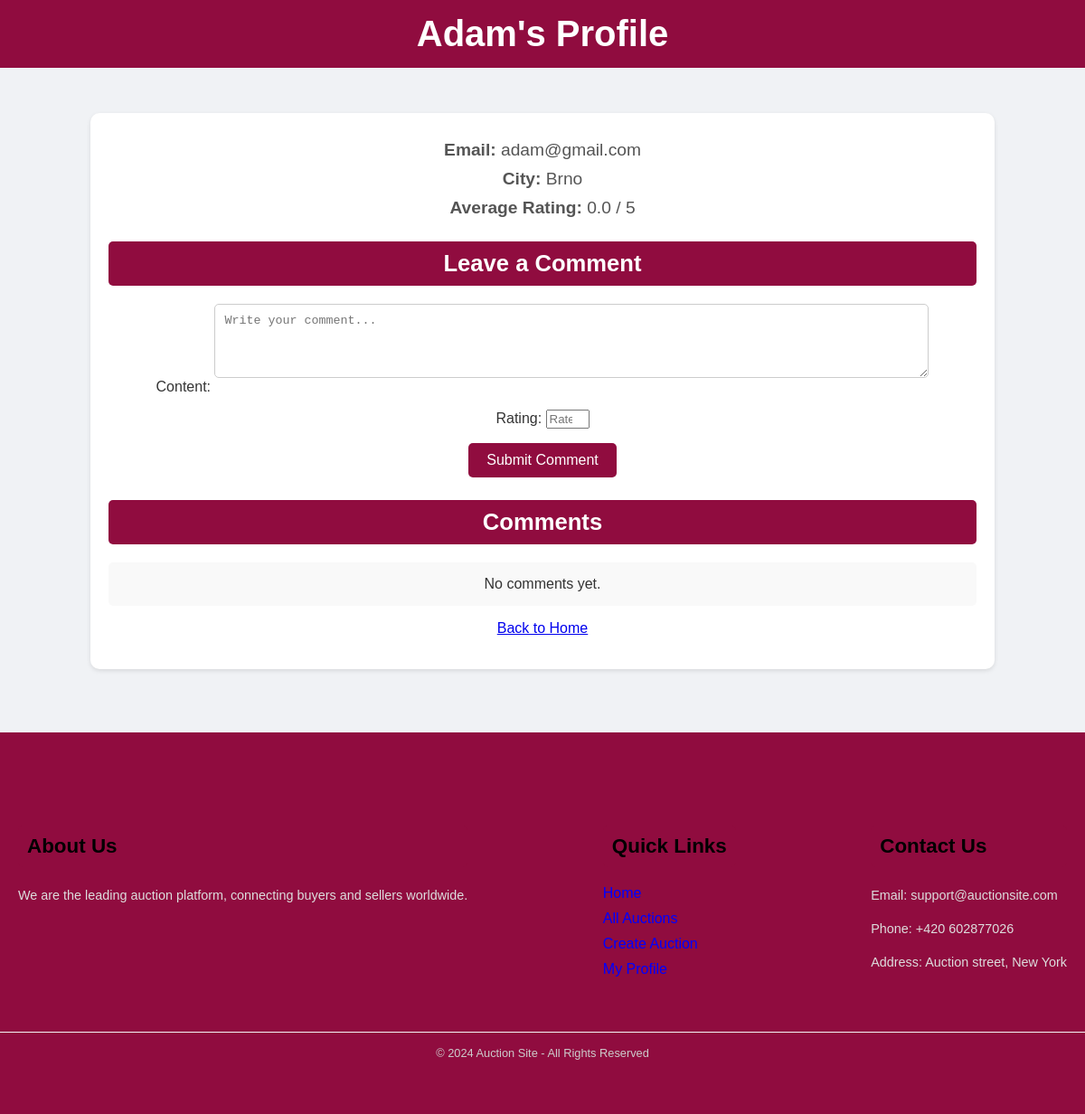
The page /user/4/ (signed in) on the database as committed earlier.
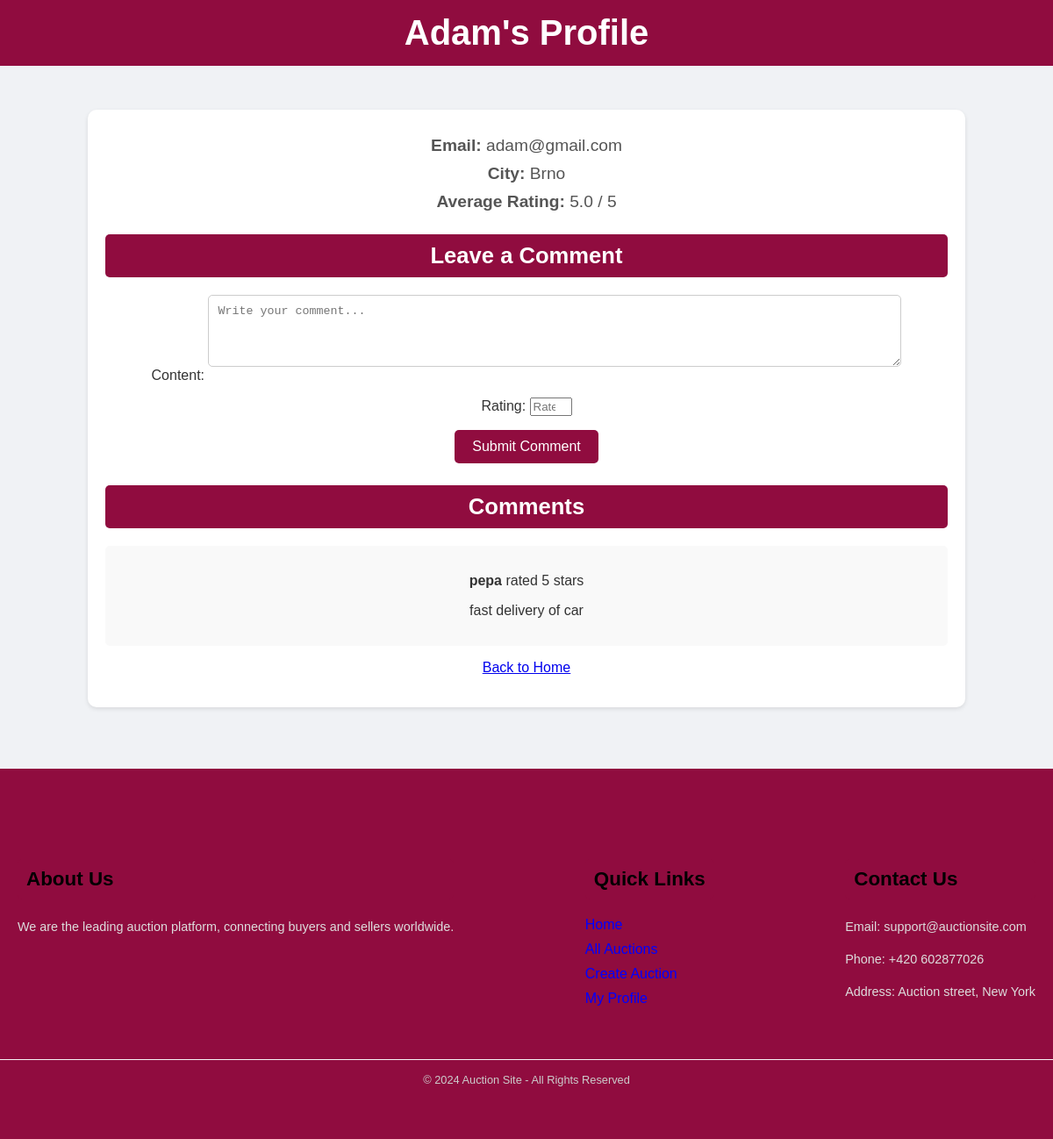
The same page on the database as committed later.
### auctions/models.py (models this page shows, shortened)
class Comment(models.Model):
    user = models.ForeignKey(
        CustomUser, related_name='comments_received', on_delete=models.CASCADE
    )
    commenter = models.ForeignKey(
        CustomUser, related_name='comments_made', on_delete=models.SET_NULL, null=True
    )
    auction = models.ForeignKey(
        Auction, related_name='comments', on_delete=models.CASCADE, null=True, blank=True
    )
    content = models.TextField()
    rating = models.IntegerField(
        validators=[MinValueValidator(0), MaxValueValidator(5)]
    )
    created_at = models.DateTimeField(auto_now_add=True)

class CustomUser(AbstractBaseUser, PermissionsMixin):
    profile_image = models.ImageField(upload_to='profile_images/', null=True, blank=True)
    email = models.EmailField(unique=True)
    username = models.CharField(max_length=255)
    city = models.CharField(max_length=100, null=True, blank=True)
    address = models.CharField(max_length=255, null=True, blank=True)
    watchlist = models.ManyToManyField('Auction', related_name='watched_by', blank=True)
    date_joined = models.DateTimeField(auto_now_add=True)
    account_status = models.CharField(
        max_length=10, choices=[('ACTIVE', 'Active'), ('INACTIVE', 'Inactive'), ('BLOCKED', 'Blocked')]
    )
    account_type = models.CharField(
        max_length=10, choices=[('NORMAL', 'Normal'), ('PREMIUM', 'Premium')]
    )
    is_active = models.BooleanField(default=True)
    is_staff = models.BooleanField(default=False)
    USERNAME_FIELD = 'email'
    REQUIRED_FIELDS = ['username']
    objects = CustomUserManager()
    groups = models.ManyToManyField(
        'auth.Group',
        related_name='customer_set',
        blank=True,
        help_text='The groups this user belongs to.',
        verbose_name='groups',
    )
    user_permissions = models.ManyToManyField(
        'auth.Permission',
        related_name='customer_set',
        blank=True,
        help_text='Specific permissions for this user.',
        verbose_name='user permissions',
    )

### auctions/views.py (the view)
# urls.py: path('user/<int:user_id>/', views.user_profile, name='user_profile'),
@login_required
def user_profile(request, user_id):
    user_profile = get_object_or_404(CustomUser, pk=user_id)
    comments = user_profile.comments_received.filter(auction__isnull=True).order_by('-created_at')
    if request.method == 'POST':
        form = CommentForm(request.POST)
        if form.is_valid():
            comment = form.save(commit=False)
            comment.user = user_profile
            comment.commenter = request.user
            comment.auction = None
            comment.save()
            messages.success(request, 'Comment and rating added successfully!')
            return redirect('user_profile', user_id=user_profile.id)
    else:
        form = CommentForm()
    avg_rating = comments.aggregate(models.Avg('rating'))['rating__avg'] or 0
    return render(request, 'auctions/user_profile.html', {
        'user_profile': user_profile,
        'comments': comments,
        'form': form,
        'avg_rating': avg_rating
    })

### auctions/forms.py
class CommentForm(forms.ModelForm):
    class Meta:
        model = Comment
        fields = ['content', 'rating']
        widgets = {
            'content': forms.Textarea(attrs={
                'placeholder': 'Write your comment...',
                'rows': 4,
                'cols': 40,
            }),
            'rating': forms.NumberInput(attrs={
                'min': 0,
                'max': 5,
                'step': 1,
                'placeholder': 'Rate 1-5'
            }),
        }

### auctions/templates/auctions/user_profile.html (shortened to what this page needs)
<!DOCTYPE html>
<html lang="en">
<head>
    {% load static %}
    <link rel="stylesheet" href="{% static 'css/footer.css' %}">
</head>
<body>
<header>
    <h1>{{ user_profile.username }}'s Profile</h1>
</header>
<div class="container">
    <div class="profile-box">
        <div class="profile-info">
            <p><strong>Email:</strong> {{ user_profile.email }}</p>
            <p><strong>City:</strong> {{ user_profile.city }}</p>
            <p><strong>Average Rating:</strong> {{ avg_rating|floatformat:1 }} / 5</p>
        </div>
        <h3>Leave a Comment</h3>
        <form method="post">
            {{ form.as_p }}
            <button type="submit">Submit Comment</button>
        </form>
        <h3>Comments</h3>
        <ul class="comment-list">
            {% if comments %}
                {% for comment in comments %}
                    <li>
                        <p><strong>{{ comment.commenter.username }}</strong> rated {{ comment.rating }} stars</p>
                        <p>{{ comment.content }}</p>
                    </li>
                {% endfor %}
            {% else %}
                <li>No comments yet.</li>
            {% endif %}
        </ul>
        <p><a href="{% url 'home' %}">Back to Home</a></p>
    </div>
</div>
<footer>
    <div class="container">
        <div class="about">
            <h3>About Us</h3>
            <p>We are the leading auction platform, connecting buyers and sellers worldwide.</p>
        </div>
        <div class="quick-links">
            <h3>Quick Links</h3>
            <ul>
                <li><a href="{% url 'home' %}">Home</a></li>
                <li><a href="{% url 'auctions_list' %}">All Auctions</a></li>
                <li><a href="{% url 'create_auction' %}">Create Auction</a></li>
                {% if user.is_authenticated %}
                <li><a href="{% url 'user_profile' user_id=user.id %}">My Profile</a></li>
                {% endif %}
            </ul>
        </div>
        <div class="contact">
            <h3>Contact Us</h3>
            <p>Email: support@auctionsite.com</p>
            <p>Phone: +420 602877026</p>
            <p>Address: Auction street, New York</p>
        </div>
    </div>
    <div class="bottom-bar">
        &copy; 2024 Auction Site - All Rights Reserved
    </div>
</footer>
</body>
</html>

Rows that differ between the two databases and show on the page:
added Comment: commenter.username "pepa", rating "5", content "fast delivery of car"
Other text that changed with them:
{{ avg_rating|floatformat:1 }}: "0.0" → "5.0"
text no longer shown: "No comments yet."
